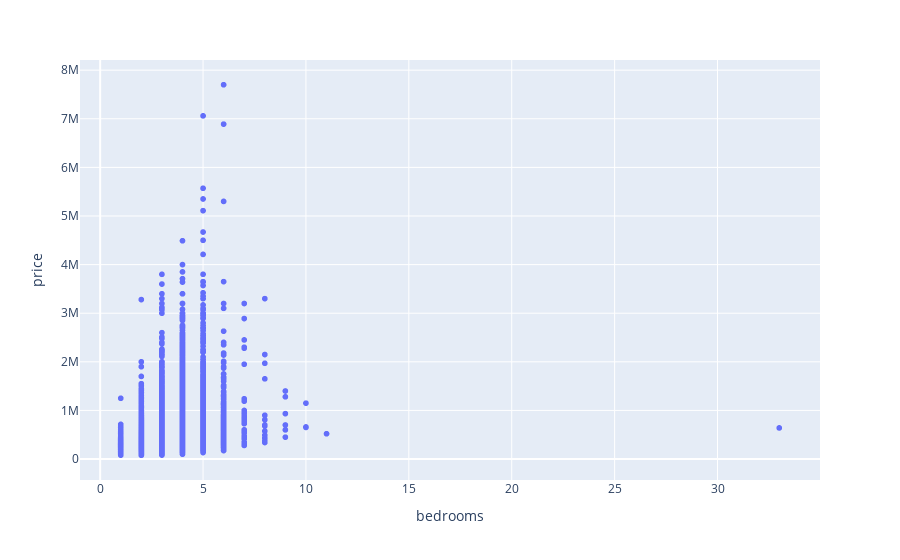

Write notebook code for a chart like this one.
### Markdown cell above
No así con la vivienda de 33 habitaciones, que como vimos anteriormente aparentemente es un error tipográfico, ya que no tiene sentido una casa de 640k$ y 1 baño con 33 habitaciones. Debería ser corregido a 3 habitaciones

### Code cell
px.scatter(df, x='bedrooms',y='price')

### Figure 1 — Plotly figure (JSON) as saved in the notebook; plotly's stock layout.template omitted (floating-point values rounded to 4 significant figures; data arrays with more than 128 entries replaced by an {"elided": "..."} marker saying what was removed)
{"data": [{"hovertemplate": "bedrooms=%{x}<br>price=%{y}<extra></extra>", "legendgroup": "", "marker": {"color": "#636efa", "symbol": "circle"}, "mode": "markers", "name": "", "showlegend": false, "type": "scattergl", "x": {"elided": "21597 int values"}, "xaxis": "x", "y": {"elided": "21597 int values"}, "yaxis": "y"}], "layout": {"legend": {"tracegroupgap": 0}, "margin": {"t": 60}, "xaxis": {"anchor": "y", "domain": [0, 1], "title": {"text": "bedrooms"}}, "yaxis": {"anchor": "x", "domain": [0, 1], "title": {"text": "price"}}}}
